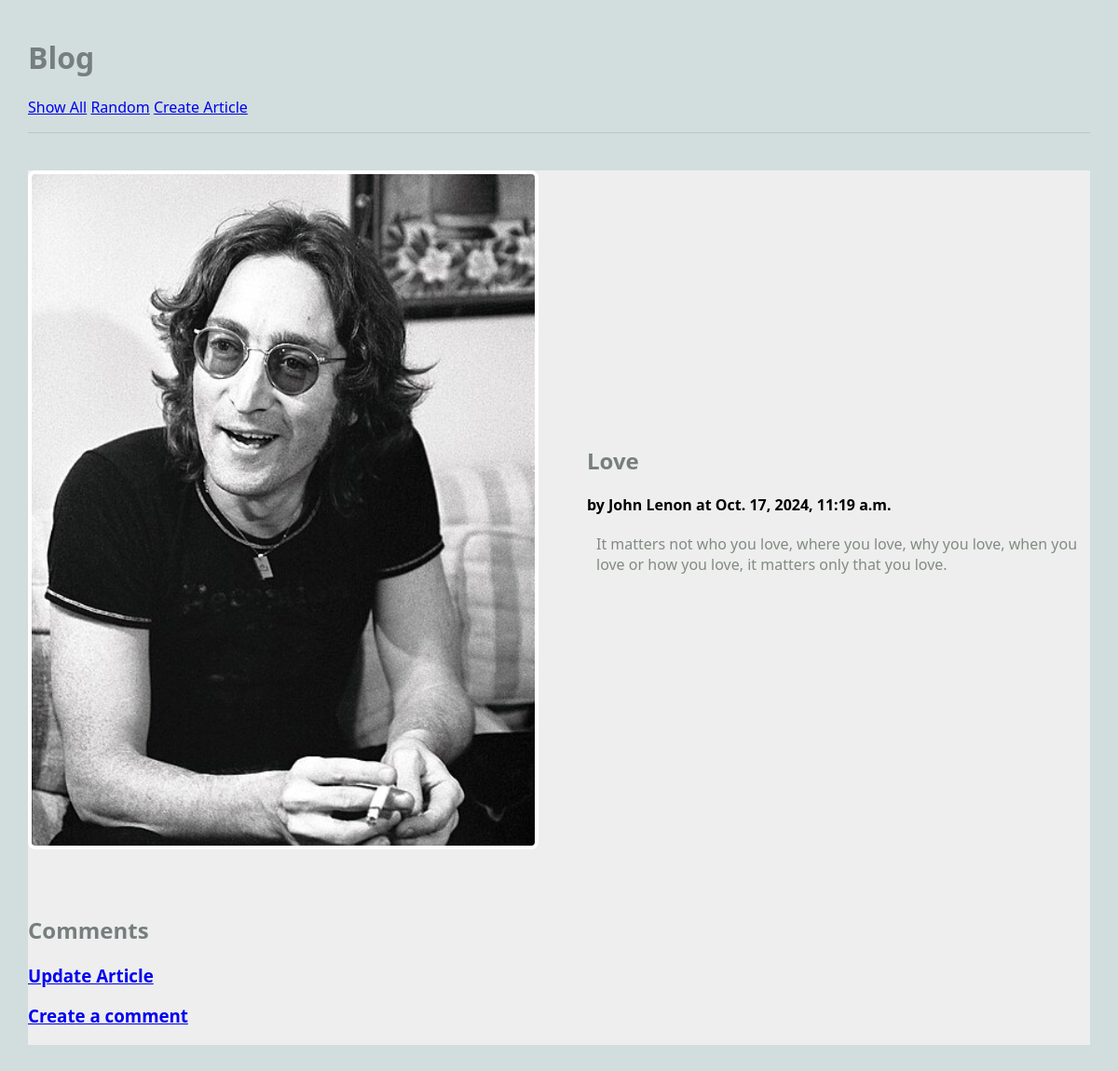
Screenshot of /blog/ with the database file from the repository.
### blog/models.py (models this page shows, shortened)
class Article(models.Model):
    title = models.TextField(blank = False)  #false means it is required
    author = models.TextField(blank = False)
    text = models.TextField(blank = False)
    published = models.DateTimeField(auto_now = True)  #when object is created, it will automatically set the current time
    image_file = models.ImageField(blank=True) # an actual image

### blog/views.py (the view)
# urls.py: path('', RandomArticleView.as_view(), name='random'),
class RandomArticleView(DetailView):
    model = Article #the model to display
    template_name = 'blog/article.html' #the template to use
    context_object_name = 'article' #model describes one article, so we use the singular form for the context variable
    def get_object(self):
        all_articles = Article.objects.all()
        return random.choice(all_articles)

### blog/templates/blog/article.html (shortened to what this page needs)
{% extends 'blog/base.html' %}
{% block content %}
<main class="grid-container">
    <article class="featured">
        {% if article.image_file.url %}
        <img src="{{article.image_file.url}}" alt="{{article.image_file.url}}">
        {% endif %}
        <div>
        <h2>{{article.title}}</h2>
        <strong>by {{article.author}} at {{article.published}}</strong>
        <p>
        {{article.text}}
        </p>
        </div>
    </article>
    <div>
    <h2>Comments</h2>
    <h3><a href="{% url 'update_article' article.pk %}">Update Article</a></h3>
    <h3><a href="{% url 'create_comment' article.pk %}">Create a comment</a></h3>
</div>
</main>
{% endblock %}

### static/styles-blog.css (style rules this page uses)
body { margin: 30px; background: #d1dedd; font-family:'Segoe UI', Tahoma, Geneva, Verdana, sans-serif; }
h1, h2, h3 { color: #767f7e; }
p { color: #828b82; }
.grid-container { background: #eee; max-width: 900px; display: grid; grid-template-columns: repeat(3, 1fr); grid-gap: 10px; max-width: 1200px; margin: 20px auto; }
article.featured { grid-column: span 3; display: grid; gap: 60px; grid-template-columns: 1fr 1fr; align-items: center; border-bottom: 1px #bbc7c7; padding-bottom: 40px; }
article img, article.featured img { width: 100%; border: 4px solid #fff; border-radius: 8px; }
article p, article h3 { margin: 20px 10px; }

### rows the page displays
Article: image_file (picture), title "Love", author "John Lenon", published "Oct. 17, 2024, 11:19 a.m.", text "It matters not who you love, where you love, why you love, when you love or how you love, it matters only that you love."
